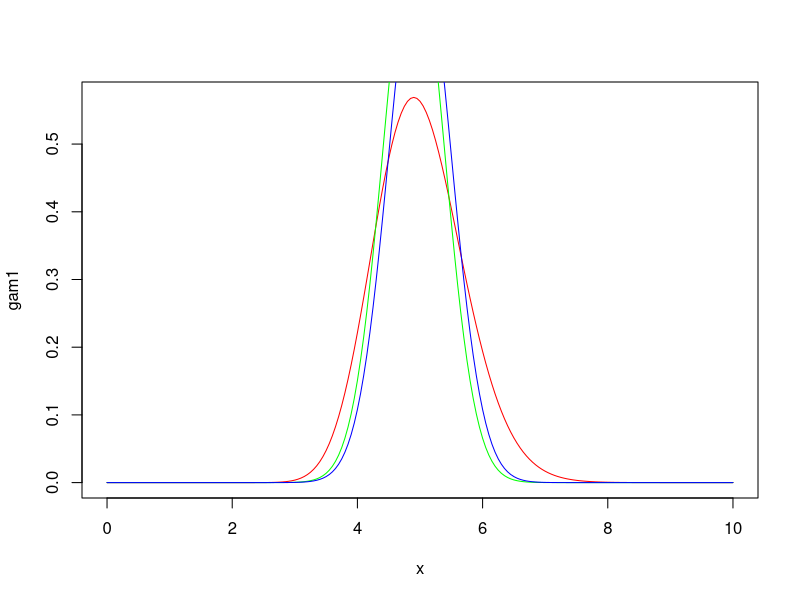
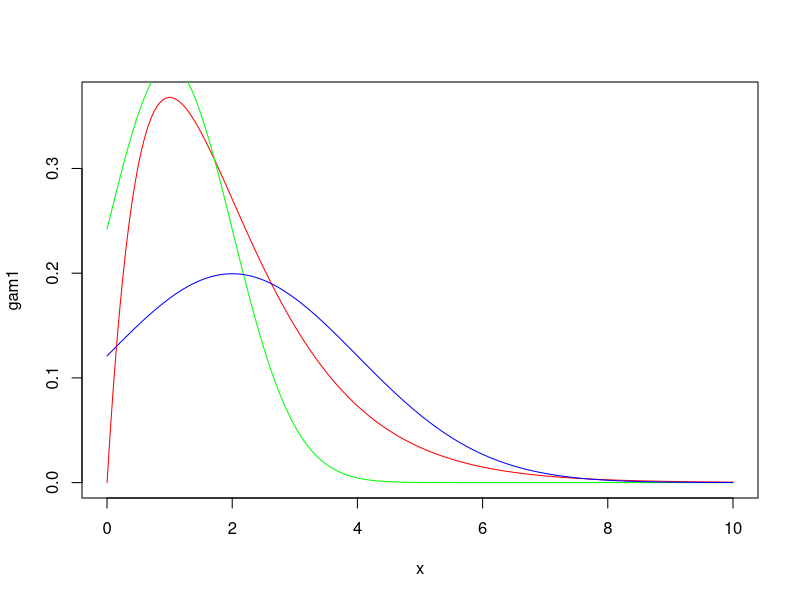

The R source for these figures, in order:
## ---- chunk 1
knitr::opts_chunk$set(echo = TRUE)
## ---- chunk 2
x <- seq(0, 10, by = 0.05)

gam1 <- dgamma(x, shape=50, rate = 10)
nor1 <- dnorm(x,mean = 49/10, 49/10^2)
nor12 <- dnorm(x,mean = 50/10, 50/10^2)

plot(x, gam1, type = "l", col = "red") 
lines(x, nor1, type = "l", col = "green") 
lines(x, nor12, type = "l", col = "blue") 
## ---- chunk 3
x <- seq(0, 10, by = 0.05)

gam1 <- dgamma(x, shape=2, rate = 1)
nor1 <- dnorm(x,mean = 1/1, 1/1^2)
nor12 <- dnorm(x,mean = 2/1, 2/1^2)

plot(x, gam1, type = "l", col = "red") 
lines(x, nor1, type = "l", col = "green") 
lines(x, nor12, type = "l", col = "blue") 
